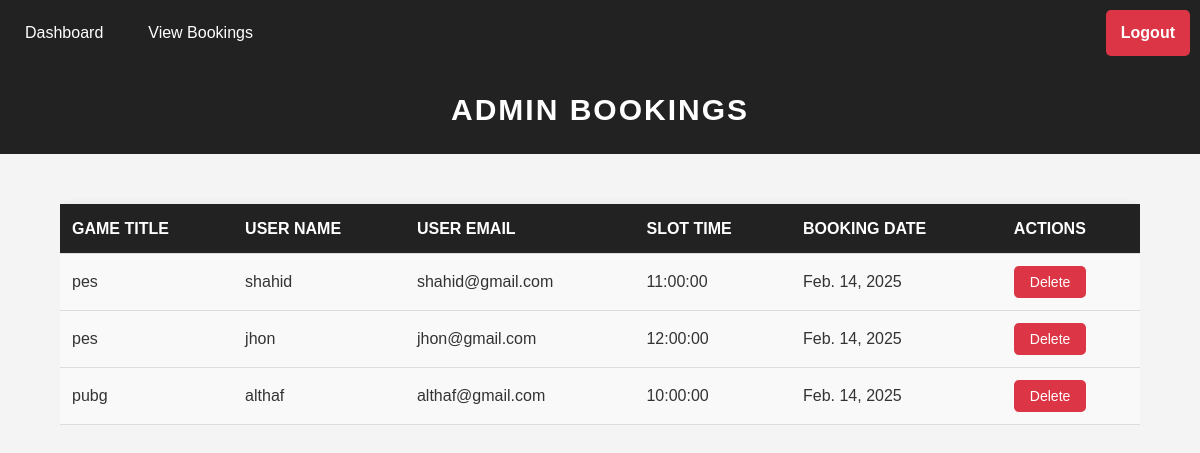
Before: /adminbookings/ with the older database file.
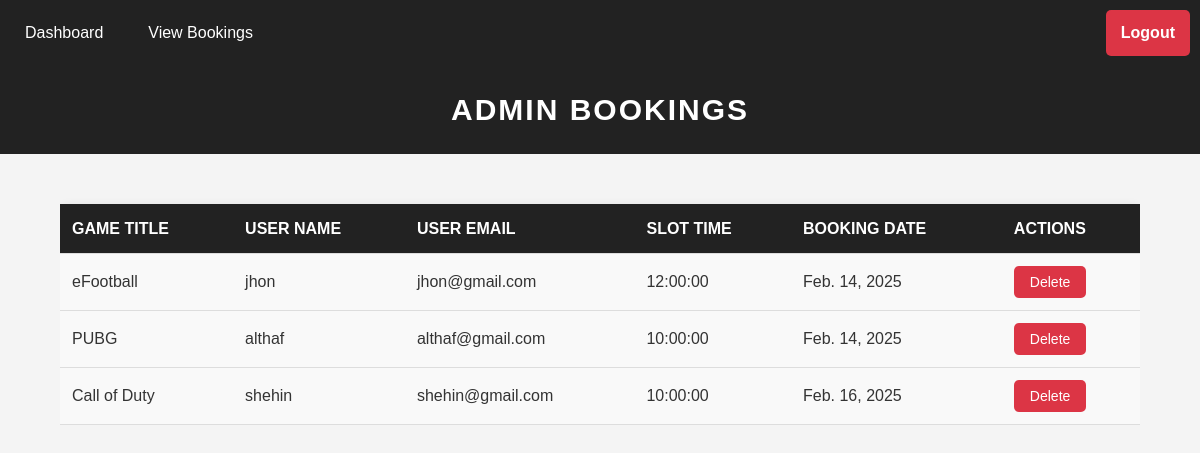
After: the same page with the newer database file.
### app/models.py (models this page shows, shortened)
class SlotBooking(models.Model):
    user = models.ForeignKey(User, on_delete=models.CASCADE)  # Link to user
    name = models.CharField(max_length=100)
    email = models.EmailField()
    game = models.ForeignKey(Game, on_delete=models.CASCADE)
    slot = models.ForeignKey(Slot, on_delete=models.CASCADE)
    date = models.DateField()
    booking_time = models.DateTimeField(default=now)

class Game(models.Model):
    g_id = models.CharField(max_length=20, unique=True)
    title = models.CharField(max_length=100)
    description = models.TextField()
    release_date = models.DateField()
    price = models.DecimalField(max_digits=10, decimal_places=2)
    image = models.FileField()

class Slot(models.Model):
    TIME_SLOT_CHOICES = [
        ('10:00 AM - 12:00 PM', '10:00 AM - 12:00 PM'),
        ('12:00 PM - 2:00 PM', '12:00 PM - 2:00 PM'),
        ('2:00 PM - 4:00 PM', '2:00 PM - 4:00 PM'),
        ('4:00 PM - 6:00 PM', '4:00 PM - 6:00 PM'),
        ('6:00 PM - 8:00 PM', '6:00 PM - 8:00 PM'),
    ]
    game = models.ForeignKey(Game, on_delete=models.CASCADE, related_name="slots")
    date = models.DateField()
    time_slot = models.CharField(max_length=20, choices=TIME_SLOT_CHOICES)
    reserved = models.BooleanField(default=False)
    booking_time = models.DateTimeField(null=True, blank=True)  # Track when booked
    class Meta:
        unique_together = ('game', 'date', 'time_slot')

### app/views.py (the view)
# urls.py: path('adminbookings/', views.admin_bookings, name='admin_bookings'),
def admin_bookings(request):
    bookings = SlotBooking.objects.all()
    return render(request, 'admin/bookings.html', {'bookings': bookings})

### templates/admin/bookings.html (shortened to what this page needs)
<!DOCTYPE html>
<html lang="en">
<head>
</head>
<body>
    <div class="navbar">
        <div class="nav-links">
            <a href="{% url 'home' %}">Dashboard</a>
            <a href="{% url 'admin_bookings' %}" class="active">View Bookings</a>
        </div>
        <a href="{% url 'game_logout' %}" class="logout" onclick="return confirmLogout()">Logout</a>
    </div>
    <h2>Admin Bookings</h2>
    <div class="table-container">
        <table>
            <thead>
                <tr>
                    <th>Game Title</th>
                    <th>User Name</th>
                    <th>User Email</th>
                    <th>Slot Time</th>
                    <th>Booking Date</th>
                    <th>Actions</th>
                </tr>
            </thead>
            <tbody>
                {% for booking in bookings %}
                    <tr>
                        <td>{{ booking.game.title }}</td>
                        <td>{{ booking.name }}</td>
                        <td>{{ booking.email }}</td>
                        <td>{{ booking.slot.time_slot }}</td>
                        <td>{{ booking.date }}</td>
                        <td>
                            <form method="POST" action="{% url 'delete_booking' booking_id=booking.id %}">
                                <button type="submit" class="delete-button" onclick="return confirmDelete()">Delete</button>
                            </form>
                        </td>
                    </tr>
                {% empty %}
                    <tr>
                        <td colspan="6">No bookings found.</td>
                    </tr>
                {% endfor %}
            </tbody>
        </table>
    </div>
</body>
</html>

Changed rows visible on the page:
removed SlotBooking: game "pes", name "shahid", email "shahid@gmail.com", slot.time_slot "11:00:00", date "Feb. 14, 2025"
changed through a linked row, SlotBooking "jhon": game "pes" → "eFootball"
changed through a linked row, SlotBooking "althaf": game "pubg" → "PUBG"
added SlotBooking: game "Call of Duty", name "shehin", email "shehin@gmail.com", slot.time_slot "10:00:00", date "Feb. 16, 2025"
